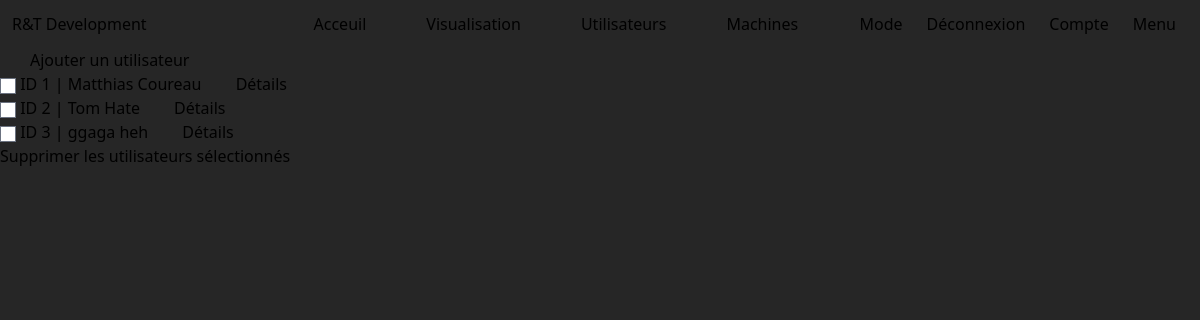
The page /computerApp/utilisateurs/ (signed in) on the database its author committed.
### computerApp/models.py (models this page shows)
class Utilisateur(models.Model):
    SECT = (
        ('Gestion',('77')),
        ('Clients',('10')),
        ('Services',('20')),
    )
    id = models.AutoField(primary_key=True, editable=False)
    nom = models.CharField(max_length = 20)
    prenom = models.CharField(max_length = 20)
    secteur = models.CharField(max_length= 32, choices=SECT, default='Gestion')

### computerApp/views.py (the view)
# urls.py: path('utilisateurs/',views.utilisateur_list_view,name='utilisateurs'),
@login_required
def utilisateur_list_view(request) :
    utilisateurs = Utilisateur.objects.all()
    context={'utilisateurs':utilisateurs}
    return render(request,
        'utilisateur_list.html',
        context)

### theme/context_processors.py (called while the page is built)
def theme(request):
    if 'is_dark_theme' in request.session:
        is_dark_theme = request.session.get('is_dark_theme')
        return {'is_dark_theme': is_dark_theme}
    return {'is_dark_theme': False}

### computerApp/templates/utilisateur_list.html (shortened to what this page needs)
{% extends "index.html" %}
{% load static %}
{% block content %}
<!DOCTYPE html>
<html lang='fr'>
<head>
  <link rel="stylesheet" href="{% static 'css/styles.css' %}">
</head>
<body>
  <nav>
    <ul>
      <li><a href="{% url 'add-utilisateur' %}">Ajouter un utilisateur</a></li>
    </ul>
  </nav>
  {% if utilisateurs %}
  <form action="{% url 'del-utilisateur' %}" method="post">
    <ul>
      {% for utilisateur in utilisateurs %}
      <li>
        <input type="checkbox" name="selected_utilisateur" value="{{ utilisateur.id }}">
        ID {{ utilisateur.id }} | {{ utilisateur.prenom }} {{ utilisateur.nom }}
        <a href="{% url 'utilisateur-detail' utilisateur.id %}">Détails</a>
      </li>
      {% endfor %}
    </ul>
    <button type="submit">Supprimer les utilisateurs sélectionnés</button>
  </form>
  {% else %}
  <p>Il n’y a pas d'utilisateur.</p>
  {% endif %}
</body>
</html>
{% endblock %}

### computerApp/static/css/styles.css (style rules this page uses)
* { margin: 0; padding: 0; box-sizing: border-box; }
li a { padding: 30px; color: inherit; text-decoration-line: none; }

### rows shown on the page
Utilisateur: id "1", prenom "Matthias", nom "Coureau"
Utilisateur: id "2", prenom "Tom", nom "Hate"
Utilisateur: id "3", prenom "ggaga", nom "heh"
